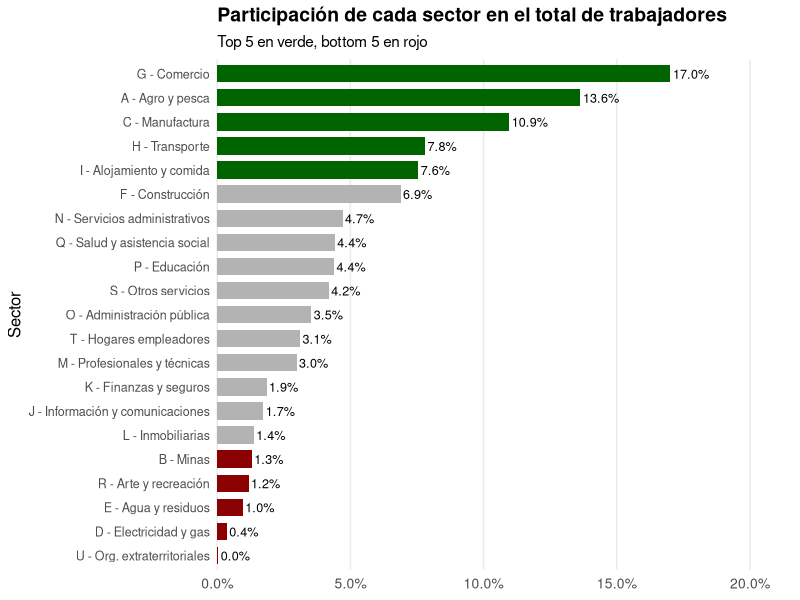
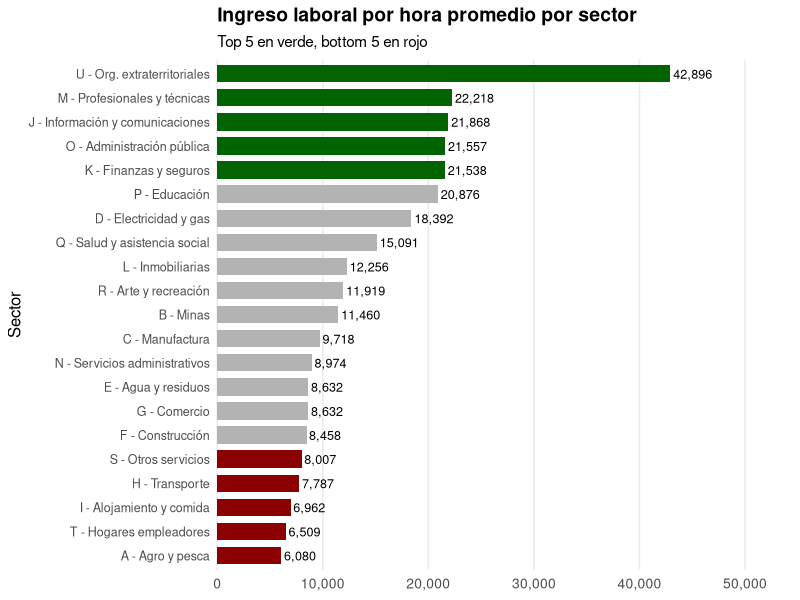
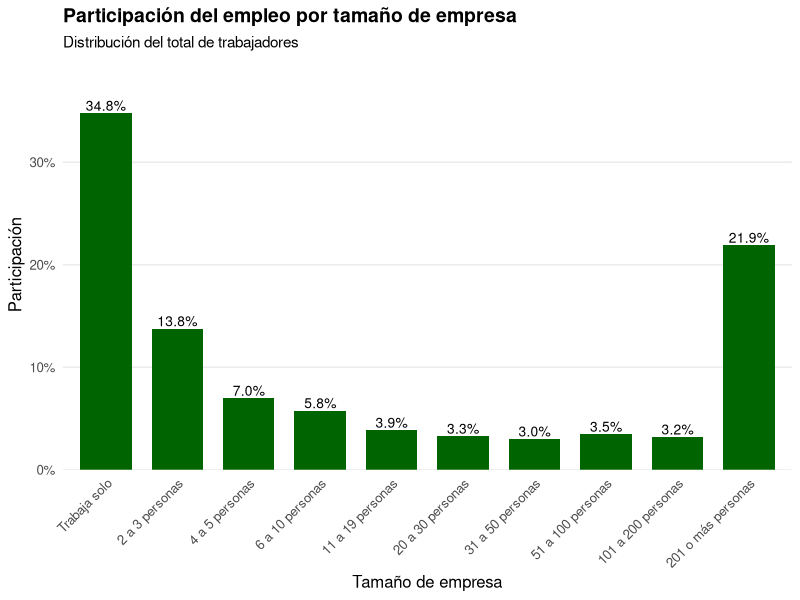
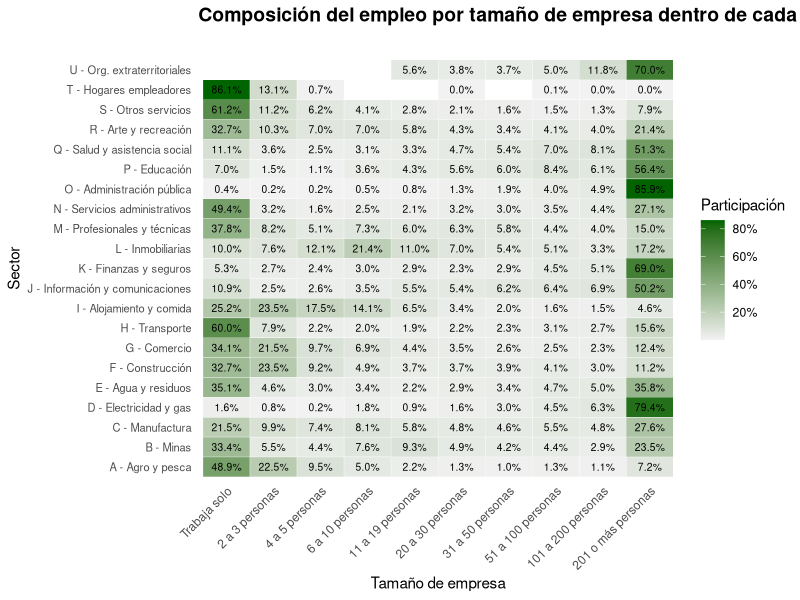
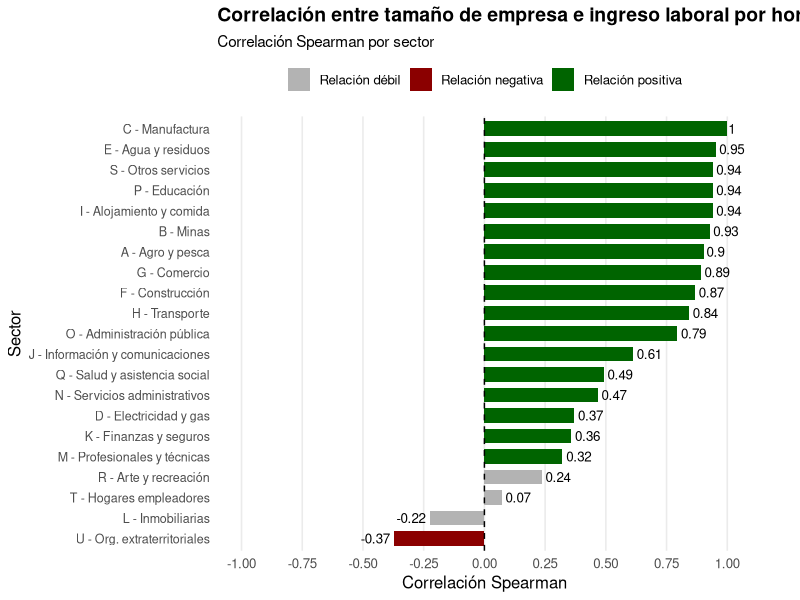

These charts were generated, in order, by the following R code:
## ---- chunk 1
knitr::opts_chunk$set(
  echo = FALSE,
  message = FALSE,
  warning = FALSE,
  fig.align = 'left',
  out.width = '75%',
  dpi = 600
)
## ---- chunk 2
library(dplyr)
library(stringr)
library(scales)
library(ggplot2)
library(readxl)
library(tidyr)
library(ggrepel)

# Ruta base
setwd("~/Trabajo-Profesional/Javeriana")

# Cargar datos
consolidadosector <- read_excel("Datos/Processed/consolidadosector.xlsx")
geih_2025 <- read_excel("Datos/Processed/INGLABO_secciones_tamano_empresa_2025.xlsx")
## ---- chunk 3
#========================================================
# Función segura para promedio ponderado
#========================================================

wmean_safe <- function(x, w) {
  ok <- !is.na(x) & !is.na(w) & w > 0
  if (sum(ok) == 0) return(NA_real_)
  weighted.mean(x[ok], w[ok])
}

#========================================================
# Función segura para correlación ponderada
#========================================================

wcor_safe <- function(x, y, w) {
  ok <- !is.na(x) & !is.na(y) & !is.na(w) & w > 0
  
  x <- x[ok]
  y <- y[ok]
  w <- w[ok]
  
  if (length(x) < 3) return(NA_real_)
  if (length(unique(x)) < 3) return(NA_real_)
  if (length(unique(y)) < 3) return(NA_real_)
  
  mx <- weighted.mean(x, w)
  my <- weighted.mean(y, w)
  
  cov_xy <- sum(w * (x - mx) * (y - my)) / sum(w)
  var_x  <- sum(w * (x - mx)^2) / sum(w)
  var_y  <- sum(w * (y - my)^2) / sum(w)
  
  if (var_x == 0 | var_y == 0) return(NA_real_)
  
  cov_xy / sqrt(var_x * var_y)
}

#========================================================
# Etiquetas cortas para sectores CIIU
#========================================================

crear_sector_corto <- function(seccion) {
  case_when(
    seccion == "A" ~ "A - Agro y pesca",
    seccion == "B" ~ "B - Minas",
    seccion == "C" ~ "C - Manufactura",
    seccion == "D" ~ "D - Electricidad y gas",
    seccion == "E" ~ "E - Agua y residuos",
    seccion == "F" ~ "F - Construcción",
    seccion == "G" ~ "G - Comercio",
    seccion == "H" ~ "H - Transporte",
    seccion == "I" ~ "I - Alojamiento y comida",
    seccion == "J" ~ "J - Información y comunicaciones",
    seccion == "K" ~ "K - Finanzas y seguros",
    seccion == "L" ~ "L - Inmobiliarias",
    seccion == "M" ~ "M - Profesionales y técnicas",
    seccion == "N" ~ "N - Servicios administrativos",
    seccion == "O" ~ "O - Administración pública",
    seccion == "P" ~ "P - Educación",
    seccion == "Q" ~ "Q - Salud y asistencia social",
    seccion == "R" ~ "R - Arte y recreación",
    seccion == "S" ~ "S - Otros servicios",
    seccion == "T" ~ "T - Hogares empleadores",
    seccion == "U" ~ "U - Org. extraterritoriales",
    TRUE ~ seccion
  )
}

#========================================================
# Función para gráficos de barras con labels cortos
#========================================================

grafico_barras_mejorado <- function(data, variable, titulo, subtitulo = NULL,
                                    xlab = NULL, formato = c("numero", "porcentaje")) {
  
  formato <- match.arg(formato)
  
  df_plot <- data %>%
    mutate(
      valor = {{ variable }},
      rank_top = min_rank(desc(valor)),
      rank_bottom = min_rank(valor),
      grupo_color = case_when(
        rank_top <= 5 ~ "Top 5",
        rank_bottom <= 5 ~ "Bottom 5",
        TRUE ~ "Resto"
      )
    ) %>%
    arrange(valor) %>%
    mutate(
      sector_label_corto = factor(sector_label_corto, levels = sector_label_corto)
    )
  
  if (formato == "porcentaje") {
    df_plot <- df_plot %>%
      mutate(etiqueta = percent(valor, accuracy = 0.1))
    
    escala_y <- scale_y_continuous(
      labels = label_percent(accuracy = 0.1),
      expand = expansion(mult = c(0, 0.18))
    )
  } else {
    df_plot <- df_plot %>%
      mutate(etiqueta = comma(valor, accuracy = 1))
    
    escala_y <- scale_y_continuous(
      labels = label_comma(),
      expand = expansion(mult = c(0, 0.18))
    )
  }
  
  ggplot(df_plot, aes(x = sector_label_corto, y = valor, fill = grupo_color)) +
    geom_col(width = 0.72) +
    geom_text(
      aes(label = etiqueta),
      hjust = -0.08,
      size = 3.2
    ) +
    coord_flip(clip = "off") +
    escala_y +
    scale_fill_manual(
      values = c(
        "Top 5" = "darkgreen",
        "Bottom 5" = "darkred",
        "Resto" = "grey70"
      )
    ) +
    labs(
      title = titulo,
      subtitle = subtitulo,
      x = xlab,
      y = NULL,
      fill = NULL
    ) +
    theme_minimal(base_size = 12) +
    theme(
      plot.title = element_text(face = "bold", size = 14),
      plot.subtitle = element_text(size = 11),
      axis.text.y = element_text(size = 9),
      axis.text.x = element_text(size = 10),
      legend.position = "none",
      panel.grid.major.y = element_blank(),
      panel.grid.minor = element_blank(),
      plot.margin = margin(5.5, 35, 5.5, 5.5)
    )
}
## ---- chunk 4
#========================================================
# Base consolidada por sector
#========================================================

cs <- consolidadosector %>%
  mutate(
    seccion = `Sección`,
    descripcion = `Descripción de sección`,
    trabajadores = as.numeric(`Trabajadores expandidos`),
    ingreso_hora_prom = as.numeric(`Ingreso laboral por hora promedio`),
    participacion_trabajadores = trabajadores / sum(trabajadores, na.rm = TRUE),
    sector_label_corto = crear_sector_corto(seccion)
  )

#========================================================
# Base desagregada por sector y tamaño de empresa
#========================================================

df_emp <- geih_2025 %>%
  mutate(
    seccion = `Sección`,
    descripcion = `Descripción de sección`,
    sector_label_corto = crear_sector_corto(seccion),
    
    tamano_cod = as.numeric(`Código tamaño empresa`),
    tamano_empresa = `Tamaño empresa P3069`,
    
    trabajadores = as.numeric(`Trabajadores expandidos`),
    peso_trab = trabajadores,
    
    ingreso_hora_prom = as.numeric(`Ingreso laboral por hora promedio`),
    ingreso_hora_med = as.numeric(`Ingreso laboral por hora mediano`),
    ingreso_mensual_prom = as.numeric(`IngresoPromMensualPromedio`),
    ingreso_mensual_med = as.numeric(`IngresoMedMensual`)
  ) %>%
  filter(
    !is.na(tamano_cod),
    !is.na(ingreso_hora_prom),
    !is.na(peso_trab),
    peso_trab > 0,
    tamano_cod >= 1,
    tamano_cod <= 10
  ) %>%
  mutate(
    tamano_empresa = factor(
      tamano_empresa,
      levels = c(
        "Trabaja solo",
        "2 a 3 personas",
        "4 a 5 personas",
        "6 a 10 personas",
        "11 a 19 personas",
        "20 a 30 personas",
        "31 a 50 personas",
        "51 a 100 personas",
        "101 a 200 personas",
        "201 o más personas"
      )
    )
  )
## ---- chunk 5
g1_participacion_sector <- grafico_barras_mejorado(
  data = cs,
  variable = participacion_trabajadores,
  titulo = "Participación de cada sector en el total de trabajadores",
  subtitulo = "Top 5 en verde, bottom 5 en rojo",
  xlab = "Sector",
  formato = "porcentaje"
)

g1_participacion_sector
## ---- chunk 6
g2_ingreso_hora_sector <- grafico_barras_mejorado(
  data = cs,
  variable = ingreso_hora_prom,
  titulo = "Ingreso laboral por hora promedio por sector",
  subtitulo = "Top 5 en verde, bottom 5 en rojo",
  xlab = "Sector",
  formato = "numero"
)

g2_ingreso_hora_sector
## ---- chunk 7
trab_por_tamano <- df_emp %>%
  group_by(tamano_cod, tamano_empresa) %>%
  summarise(
    ingreso_hora_prom = wmean_safe(ingreso_hora_prom, peso_trab),
    trabajadores = sum(peso_trab, na.rm = TRUE),
    .groups = "drop"
  ) %>%
  mutate(
    participacion = trabajadores / sum(trabajadores, na.rm = TRUE)
  )

g3_participacion_tamano <- ggplot(
  trab_por_tamano,
  aes(x = tamano_empresa, y = participacion)
) +
  geom_col(fill = "darkgreen", width = 0.72) +
  geom_text(
    aes(label = percent(participacion, accuracy = 0.1)),
    vjust = -0.25,
    size = 3.5
  ) +
  scale_y_continuous(
    labels = percent,
    expand = expansion(mult = c(0, 0.15))
  ) +
  labs(
    title = "Participación del empleo por tamaño de empresa",
    subtitle = "Distribución del total de trabajadores",
    x = "Tamaño de empresa",
    y = "Participación"
  ) +
  theme_minimal(base_size = 12) +
  theme(
    plot.title = element_text(face = "bold", size = 14),
    plot.subtitle = element_text(size = 11),
    axis.text.x = element_text(angle = 45, hjust = 1),
    panel.grid.major.x = element_blank(),
    panel.grid.minor = element_blank()
  )

g3_participacion_tamano
## ---- chunk 8
df_part_sector <- df_emp %>%
  group_by(seccion, descripcion, sector_label_corto) %>%
  mutate(
    trabajadores_sector = sum(trabajadores, na.rm = TRUE),
    part_dentro_sector = trabajadores / trabajadores_sector
  ) %>%
  ungroup()

g4_heatmap_composicion <- ggplot(
  df_part_sector,
  aes(x = tamano_empresa, y = sector_label_corto, fill = part_dentro_sector)
) +
  geom_tile(color = "white") +
  geom_text(
    aes(label = percent(part_dentro_sector, accuracy = 0.1)),
    size = 2.6
  ) +
  scale_fill_gradient(
    low = "grey95",
    high = "darkgreen",
    labels = percent
  ) +
  labs(
    title = "Composición del empleo por tamaño de empresa dentro de cada sector",
    subtitle = "",
    x = "Tamaño de empresa",
    y = "Sector",
    fill = "Participación"
  ) +
  theme_minimal(base_size = 11) +
  theme(
    plot.title = element_text(face = "bold", size = 14),
    plot.subtitle = element_text(size = 11),
    axis.text.x = element_text(angle = 45, hjust = 1),
    axis.text.y = element_text(size = 8),
    panel.grid = element_blank()
  )

g4_heatmap_composicion
## ---- chunk 9
indicadores_escala <- df_emp %>%
  group_by(seccion, descripcion, sector_label_corto) %>%
  group_modify(~ {
    
    d <- .x %>%
      filter(
        !is.na(tamano_cod),
        !is.na(ingreso_hora_prom),
        !is.na(peso_trab),
        peso_trab > 0
      )
    
    n_cat <- n_distinct(d$tamano_cod)
    
    corr_spearman <- if (n_cat >= 3) {
      cor(
        d$tamano_cod,
        d$ingreso_hora_prom,
        method = "spearman",
        use = "complete.obs"
      )
    } else {
      NA_real_
    }
    
    pendiente_pond <- if (n_cat >= 3) {
      coef(
        lm(
          ingreso_hora_prom ~ tamano_cod,
          data = d,
          weights = peso_trab
        )
      )[2]
    } else {
      NA_real_
    }
    
    tibble(
      n_categorias = n_cat,
      trabajadores_total = sum(d$peso_trab, na.rm = TRUE),
      corr_spearman = corr_spearman,
      pendiente_ponderada = pendiente_pond
    )
    
  }) %>%
  ungroup() %>%
  mutate(
    clasificacion = case_when(
      is.na(corr_spearman) ~ "Información insuficiente",
      corr_spearman >= 0.25 ~ "Relación positiva",
      corr_spearman <= -0.25 ~ "Relación negativa",
      TRUE ~ "Relación débil"
    )
  )

corr_plot <- indicadores_escala %>%
  filter(!is.na(corr_spearman)) %>%
  mutate(
    sector_label_corto = factor(
      sector_label_corto,
      levels = sector_label_corto[order(corr_spearman)]
    )
  )

g5_correlacion_tamano_ingreso <- ggplot(
  corr_plot,
  aes(x = sector_label_corto, y = corr_spearman, fill = clasificacion)
) +
  geom_col(width = 0.72) +
  geom_hline(yintercept = 0, linetype = "dashed") +
  geom_text(
    aes(label = round(corr_spearman, 2)),
    hjust = ifelse(corr_plot$corr_spearman >= 0, -0.15, 1.15),
    size = 3.4
  ) +
  coord_flip(clip = "off") +
  scale_y_continuous(
    limits = c(-1, 1),
    breaks = seq(-1, 1, 0.25)
  ) +
  scale_fill_manual(
    values = c(
      "Relación positiva" = "darkgreen",
      "Relación negativa" = "darkred",
      "Relación débil" = "grey70",
      "Información insuficiente" = "grey40"
    )
  ) +
  labs(
    title = "Correlación entre tamaño de empresa e ingreso laboral por hora",
    subtitle = "Correlación Spearman por sector",
    x = "Sector",
    y = "Correlación Spearman",
    fill = NULL
  ) +
  theme_minimal(base_size = 12) +
  theme(
    plot.title = element_text(face = "bold", size = 14),
    plot.subtitle = element_text(size = 11),
    legend.position = "top",
    axis.text.y = element_text(size = 9),
    panel.grid.major.y = element_blank(),
    panel.grid.minor = element_blank(),
    plot.margin = margin(5.5, 35, 5.5, 5.5)
  )

g5_correlacion_tamano_ingreso
